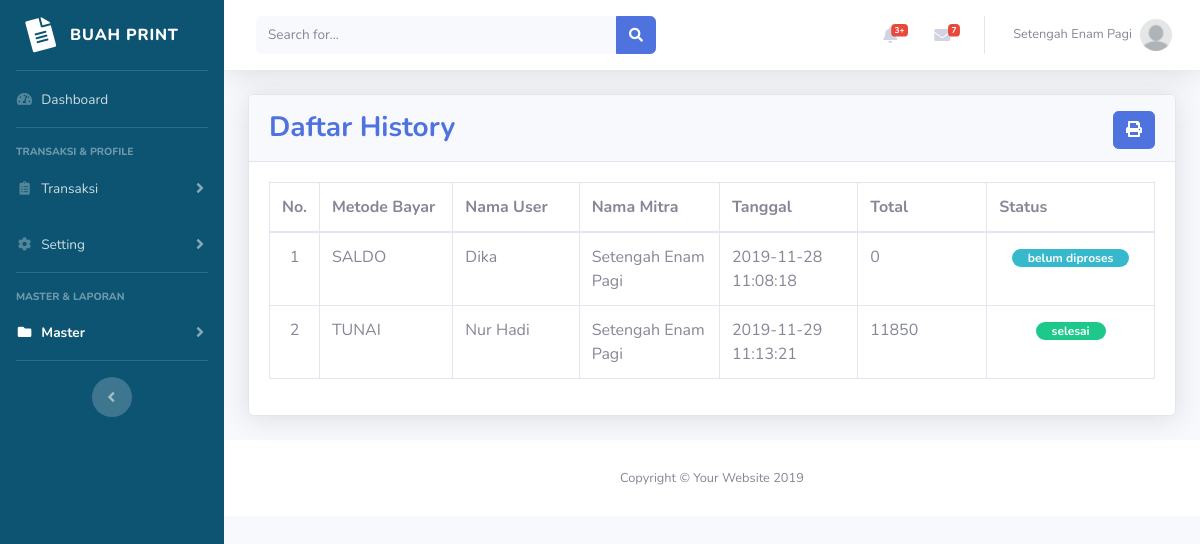
The page /admin/master_history.php (signed in) on the database its author committed.
### tables this page shows
CREATE TABLE `mitra` (
  `ID_MITRA` char(10) NOT NULL,
  `NAMA_MITRA` varchar(40) NOT NULL,
  `EMAIL_MITRA` varchar(100) NOT NULL,
  `NO_HP_MITRA` varchar(13) NOT NULL,
  `TELEPHONE_MITRA` varchar(13) NOT NULL,
  `ALAMAT_MITRA` text NOT NULL,
  `FOTO_PROFILE` varchar(200) NOT NULL,
  `COVER` varchar(200) NOT NULL,
  `STATUS_MITRA` int(11) NOT NULL,
  `SALDO_MITRA` int(11) NOT NULL,
  `LOCATION_MITRA` text,
  `USERNAME_MITRA` varchar(50) NOT NULL,
  `PASSWORD_MITRA` varchar(32) NOT NULL
);

CREATE TABLE `transaksi` (
  `ID_TRANSAKSI` varchar(10) NOT NULL,
  `ID_METODE` varchar(10) NOT NULL,
  `ID_USER` char(10) NOT NULL,
  `ID_MITRA` char(10) DEFAULT NULL,
  `TGL_TRANSAKSI` datetime NOT NULL,
  `TOTAL_TRANSAKSI` int(10) NOT NULL,
  `STATUS_TRANSAKSI` int(11) NOT NULL
);

CREATE TABLE `metode_bayar` (
  `ID_METODE` varchar(10) NOT NULL,
  `NAMA_METODE` varchar(20) NOT NULL
);

CREATE TABLE `user` (
  `ID_USER` char(10) NOT NULL,
  `NAMA_USER` varchar(40) NOT NULL,
  `STATUS_USER` int(1) NOT NULL DEFAULT '1',
  `SALDO_USER` int(11) NOT NULL,
  `FOTO_IDENTITAS` varchar(200) DEFAULT NULL,
  `EMAIL_USER` varchar(100) NOT NULL,
  `NO_HP_USER` varchar(13) NOT NULL,
  `ALAMAT_USER` text NOT NULL,
  `USERNAME_USER` varchar(50) NOT NULL,
  `PASSWORD_USER` varchar(32) NOT NULL
);

### admin/master_history.php (the view, shortened to what this page needs)
<?php
include 'includes/config.php';
include 'includes/header.php';
$result = mysqli_query(
    $con,
    "SELECT transaksi.ID_TRANSAKSI,metode_bayar.NAMA_METODE,user.NAMA_USER,
    mitra.NAMA_MITRA, transaksi.TGL_TRANSAKSI, transaksi.TOTAL_TRANSAKSI,
    transaksi.STATUS_TRANSAKSI FROM transaksi,metode_bayar,user,mitra
    WHERE transaksi.ID_METODE = metode_bayar.ID_METODE
    AND transaksi.ID_USER = user.ID_USER
    AND transaksi.ID_MITRA = mitra.ID_MITRA
    AND mitra.ID_MITRA = '$id_mitra'"
);
?>
<div class="container-fluid">
    <div class="card shadow mb-4">
        <div class="card-header py-2">
            <h3 class="mt-2 font-weight-bold float-left text-primary">Daftar History</h3>
            <a href="cetakPreview.php" class="mt-2 btn btn-primary float-right ml-auto"><i class="fas fa-print"></i></a>
        </div>
        <div class="card-body">
            <div class="table-responsive">
                <table class="table table-bordered" id="dataTable" width="100%" cellspacing="0">
                    <thead>
                        <tr>
                            <th>No.</th>
                            <th>Metode Bayar</th>
                            <th>Nama User</th>
                            <th>Nama Mitra</th>
                            <th>Tanggal</th>
                            <th>Total</th>
                            <th>Status</th>
                        </tr>
                    </thead>
                    <tbody>
                        <?php $i = 0;
                        while ($data_transaksi = mysqli_fetch_assoc($result)) {
                            $nama_metode = $data_transaksi['NAMA_METODE'];
                            $nama_user = $data_transaksi['NAMA_USER'];
                            $nama_mitra = $data_transaksi['NAMA_MITRA'];
                            $tgl_transaksi = $data_transaksi['TGL_TRANSAKSI'];
                            $total_transaksi = $data_transaksi['TOTAL_TRANSAKSI'];
                            $status_transaksi = $data_transaksi['STATUS_TRANSAKSI'];
                            $i += 1;
                            ?>
                            <tr>
                                <td class="text-center" style="width:10px"><?= $i ?></td>
                                <td style="width:200px;"><?= $nama_metode ?></td>
                                <td style="width:200px;"><?= $nama_user ?></td>
                                <td style="width:200px;"><?= $nama_mitra ?></td>
                                <td style="width:200px;"><?= $tgl_transaksi ?></td>
                                <td style="width:200px;"><?= $total_transaksi ?></td>
                                <td style="width:200px;" class="text-center">
                                    <?php if ($status_transaksi == 0) {
                                            echo '<span class="badge badge-pill badge-info px-3">belum diproses</span>';
                                        } else if ($status_transaksi == 1) {
                                            echo '<span class="badge badge-pill badge-primary px-3">diproses</span>';
                                        } else {
                                            echo '<span class="badge badge-pill badge-success px-3">selesai</span>';
                                        } ?></td>
                            </tr>
                        <?php } ?>
                    </tbody>
                </table>
            </div>
        </div>
    </div>
</div>
<?php
require 'includes/footer.php';
?>

### admin/includes/header.php (shortened to what this page needs)
<?php
if (isset($_SESSION['admin_login'])) {
  $username = $_SESSION['username'];
  $data = mysqli_query($con, "SELECT * FROM mitra WHERE USERNAME_MITRA = '$username'");
  $data_admin = mysqli_fetch_assoc($data);
  $id_mitra = $data_admin['ID_MITRA'];
  $nama_admin = $data_admin['NAMA_MITRA'];
  $profil_admin = $data_admin['FOTO_PROFILE'];
}
?>
<!DOCTYPE html>
<html lang="en">
<head>
  <link href="vendor/fontawesome-free/css/all.min.css" rel="stylesheet" type="text/css">
  <link href="css/sb-admin-2.min.css" rel="stylesheet">
  <link rel="stylesheet" href="css/sb-admin-2.css">
  <link href="vendor/datatables/dataTables.bootstrap4.min.css" rel="stylesheet">
</head>
<body id="page-top">
  <div id="wrapper">
    <?php
    require 'sidebar.php';
    ?>
    <div id="content-wrapper" class="d-flex flex-column">
      <div id="content">
        <nav class="navbar navbar-expand navbar-light bg-white topbar mb-4 static-top shadow">
          <?php
          if (isset($_SESSION['admin_login'])) {
            ?>
            <form class="d-none d-sm-inline-block form-inline mr-auto ml-md-3 my-2 my-md-0 mw-100 navbar-search">
              <div class="input-group">
                <input type="text" class="form-control bg-light border-0 small" placeholder="Search for..." aria-label="Search" aria-describedby="basic-addon2">
                <div class="input-group-append">
                  <button class="btn btn-primary" type="button">
                    <i class="fas fa-search fa-sm"></i>
                  </button>
                </div>
              </div>
            </form>
            <ul class="navbar-nav ml-auto">
              <li class="nav-item dropdown no-arrow mx-1">
                <a class="nav-link dropdown-toggle" href="#" id="alertsDropdown" role="button" data-toggle="dropdown" aria-haspopup="true" aria-expanded="false">
                  <i class="fas fa-bell fa-fw"></i>
                  <span class="badge badge-danger badge-counter">3+</span>
                </a>
              </li>
              <li class="nav-item dropdown no-arrow mx-1">
                <a class="nav-link dropdown-toggle" href="#" id="messagesDropdown" role="button" data-toggle="dropdown" aria-haspopup="true" aria-expanded="false">
                  <i class="fas fa-envelope fa-fw"></i>
                  <span class="badge badge-danger badge-counter">7</span>
                </a>
              </li>
              <li class="nav-item dropdown no-arrow">
                <a class="nav-link dropdown-toggle" href="#" id="userDropdown" role="button" data-toggle="dropdown" aria-haspopup="true" aria-expanded="false">
                  <span class="mr-2 d-none d-lg-inline text-gray-600 small"><?= $nama_admin ?></span>
                  <img class="img-profile rounded-circle" src="img/profil/<?= $profil_admin ?>">
                </a>
              </li>
              <?php } ?>
              </ul>
        </nav>

### admin/includes/sidebar.php (shortened to what this page needs)
<ul class="navbar-nav bg-biru-tua sidebar sidebar-dark accordion" id="accordionSidebar">
  <a class="sidebar-brand d-flex align-items-center justify-content-center" href="index.php">
    <div class="sidebar-brand-icon rotate-n-15">
      <i class="fas fa-file-alt"></i>
    </div>
    <div class="sidebar-brand-text mx-3">Buah Print</div>
  </a>
  <hr class="sidebar-divider my-0">
  <?php
  if (isset($_SESSION['admin_login'])) {
    ?>
    <li class="nav-item <?php if ($_SESSION['active_link'] === 'dashboard') {
                            echo "active";
                          } ?>">
      <a class="nav-link" href="index.php">
        <i class="fas fa-fw fa-tachometer-alt"></i>
        <span>Dashboard</span></a>
    </li>
    <hr class="sidebar-divider">
    <div class="sidebar-heading">
      Transaksi & Profile
    </div>
    <li class="nav-item <?php if ($_SESSION['active_link'] === 'pemesanan') {
                            echo "active";
                          } ?>">
      <a class="nav-link collapsed" href="#" data-toggle="collapse" data-target="#collapseTwo" aria-expanded="true" aria-controls="collapseTwo">
        <i class="fas fa-fw fa-clipboard-list"></i>
        <span>Transaksi</span>
      </a>
    </li>
    <li class="nav-item <?php if ($_SESSION['active_link'] === 'setting') {
                            echo "active";
                          } ?>">
      <a class="nav-link collapsed" href="#" data-toggle="collapse" data-target="#collapseUtilities" aria-expanded="true" aria-controls="collapseUtilities">
        <i class="fas fa-fw fa-cog"></i>
        <span>Setting</span>
      </a>
    </li>
    <hr class="sidebar-divider">
    <div class="sidebar-heading">
      Master & Laporan
    </div>
    <li class="nav-item <?php if ($_SESSION['active_link'] === 'master') {
                            echo "active";
                          } ?>">
      <a class="nav-link collapsed" href="#" data-toggle="collapse" data-target="#collapsePages" aria-expanded="true" aria-controls="collapsePages">
        <i class="fas fa-fw fa-folder"></i>
        <span>Master</span>
      </a>
    </li>
    <hr class="sidebar-divider d-none d-md-block">
    <div class="text-center d-none d-md-inline">
      <button class="rounded-circle border-0" id="sidebarToggle"></button>
    </div>
  <?php } ?>
</ul>

### admin/includes/footer.php (shortened to what this page needs)
<footer class="sticky-footer bg-white">
        <div class="container my-auto">
          <div class="copyright text-center my-auto">
            <span>Copyright &copy; Your Website 2019</span>
          </div>
        </div>
      </footer>
    </div>
  </div>
</body>
</html>

### rows shown on the page
mitra: NAMA_MITRA "Setengah Enam Pagi", FOTO_PROFILE (picture)
transaksi: ID_METODE.NAMA_METODE "SALDO", ID_USER.NAMA_USER "Dika", ID_MITRA.NAMA_MITRA "Setengah Enam Pagi", TGL_TRANSAKSI "2019-11-28 11:08:18", TOTAL_TRANSAKSI "0", STATUS_TRANSAKSI "belum diproses"
transaksi: ID_METODE.NAMA_METODE "TUNAI", ID_USER.NAMA_USER "Nur Hadi", ID_MITRA.NAMA_MITRA "Setengah Enam Pagi", TGL_TRANSAKSI "2019-11-29 11:13:21", TOTAL_TRANSAKSI "11850", STATUS_TRANSAKSI "selesai"
